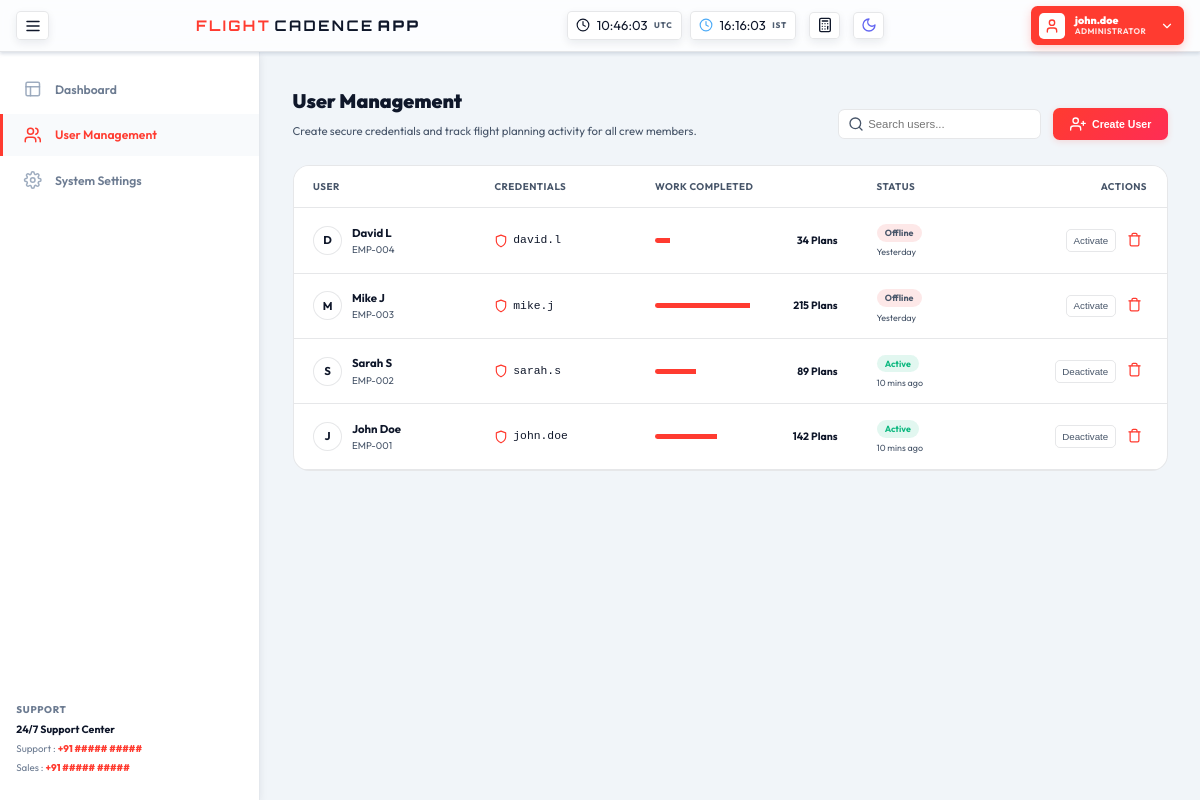
The app's page /users (signed in) with its own data.
### core/models.py (models this page shows, shortened)
class UserRecord(models.Model):
    username = models.CharField(max_length=255, unique=True, db_index=True)
    email = models.CharField(max_length=255, unique=True, db_index=True)
    hashed_password = models.CharField(max_length=255)
    is_active = models.BooleanField(default=True)
    is_superuser = models.BooleanField(default=False)
    created_at = models.DateTimeField(default=timezone.now)
    class Meta:
        db_table = "users"
        ordering = ["id"]

### core/views.py (the view, shortened to what this page needs)
# urls.py: path("users", views.users_management, name="users_management"),
def users_management(request):
    redirect_resp = _require_auth_redirect(request)
    if redirect_resp:
        return redirect_resp
    if request.session.get("auth_role") != "admin":
        messages.error(request, "Admin access required.")
        return redirect("/dashboard")
    users_qs = UserRecord.objects.all().order_by("-id")
    plans_map = {1: 142, 2: 89, 3: 215, 4: 34}
    user_list = []
    for u in users_qs:
        parts = u.username.replace(".", " ").replace("_", " ").split()
        display_name = " ".join([p.capitalize() for p in parts]) or u.username
        plans_count = plans_map.get(u.id, (u.id * 37) % 220 + 20)
        status_text = "Active" if u.is_active else "Offline"
        user_list.append({
            "id": f"EMP-{str(u.id).zfill(3)}",
            "raw_id": u.id,
            "name": display_name,
            "username": u.username,
            "email": u.email,
            "status": status_text,
            "is_active": u.is_active,
            "is_superuser": u.is_superuser,
            "plans_filed": plans_count,
            "last_active": "10 mins ago" if u.is_active else "Yesterday",
        })
    return render(request, "app/users_management.html", {
        **_dashboard_context(request),
        "users": user_list,
    })

### templates/app/users_management.html (shortened to what this page needs)
{% extends "app_base.html" %}
{% block content %}
<div class="fade-in">
    <div style="margin-bottom: 1.875rem; display: flex; justify-content: space-between; align-items: flex-end; flex-wrap: wrap; gap: 1rem;">
        <div>
            <h2 style="font-size: 1.5rem; font-weight: 900; color: var(--text-main); margin-bottom: 0.5rem;">
                User Management
            </h2>
            <p style="color: var(--text-muted); margin: 0; font-size: 0.875rem;">
                Create secure credentials and track flight planning activity for all crew members.
            </p>
        </div>
        <div style="display: flex; gap: 0.9375rem; align-items: center; flex-wrap: wrap;">
            <div style="position: relative;">
                <input
                    type="text"
                    id="userSearchInput"
                    placeholder="Search users..."
                    style="padding: 0.625rem 0.625rem 0.625rem 2.25rem; border-radius: 0.5rem; border: var(--glass-border); background-color: var(--glass-bg); color: var(--text-main); font-size: 0.875rem; outline: none; width: 15.625rem;"
                />
            </div>
            <button
                type="button"
                id="btnOpenAddUser"
                class="btn-primary"
                style="padding: 0.625rem 1.25rem; font-size: 0.8125rem; display: flex; align-items: center; gap: 0.5rem; border-radius: 0.5rem; cursor: pointer; border: none; font-weight: 700;"
            >
                <span>Create User</span>
            </button>
        </div>
    </div>
    <div class="premium-card" style="overflow: hidden; padding: 0;">
        <div style="overflow-x: auto; -webkit-overflow-scrolling: touch;">
            <table id="usersTable" style="width: 100%; min-width: 48rem; border-collapse: collapse; text-align: left;">
                <thead style="background-color: var(--glass-bg); border-bottom: var(--glass-border);">
                    <tr>
                        <th style="padding: 1rem 1.5rem; font-size: 0.75rem; color: var(--text-muted); font-weight: bold; letter-spacing: 0.05em;">USER</th>
                        <th style="padding: 1rem 1.5rem; font-size: 0.75rem; color: var(--text-muted); font-weight: bold; letter-spacing: 0.05em;">CREDENTIALS</th>
                        <th style="padding: 1rem 1.5rem; font-size: 0.75rem; color: var(--text-muted); font-weight: bold; letter-spacing: 0.05em;">WORK COMPLETED</th>
                        <th style="padding: 1rem 1.5rem; font-size: 0.75rem; color: var(--text-muted); font-weight: bold; letter-spacing: 0.05em;">STATUS</th>
                        <th style="padding: 1rem 1.5rem; font-size: 0.75rem; color: var(--text-muted); font-weight: bold; letter-spacing: 0.05em; text-align: right;">ACTIONS</th>
                    </tr>
                </thead>
                <tbody id="usersTbody">
                    {% for emp in users %}
                    <tr class="user-row" data-name="{{ emp.name|lower }}" data-username="{{ emp.username|lower }}" style="border-bottom: var(--glass-border); transition: background-color 0.2s;">
                        <td style="padding: 1rem 1.5rem;">
                            <div style="display: flex; align-items: center; gap: 0.75rem;">
                                <div style="width: 2.25rem; height: 2.25rem; border-radius: 50%; background-color: var(--glass-bg); display: flex; align-items: center; justify-content: center; color: var(--text-main); font-size: 0.875rem; font-weight: bold; border: var(--glass-border);">
                                    {{ emp.name|slice:":1"|upper }}
                                </div>
                                <div>
                                    <p style="margin: 0; font-weight: bold; font-size: 0.875rem; color: var(--text-main);">{{ emp.name }}</p>
                                    <p style="margin: 0; font-size: 0.75rem; color: var(--text-muted);">{{ emp.id }}</p>
                                </div>
                            </div>
                        </td>
                        <td style="padding: 1rem 1.5rem;">
                            <div style="display: flex; align-items: center; gap: 0.375rem;">
                                <svg width="14" height="14" viewBox="0 0 24 24" fill="none" stroke="var(--primary-red)" stroke-width="2" stroke-linecap="round" stroke-linejoin="round">
                                    <path d="M12 22s8-4 8-10V5l-8-3-8 3v7c0 6 8 10 8 10z"></path>
                                </svg>
                                <span style="font-size: 0.875rem; color: var(--text-main); font-family: monospace;">{{ emp.username }}</span>
                            </div>
                        </td>
                        <td style="padding: 1rem 1.5rem;">
                            <div style="display: flex; align-items: center; gap: 0.5rem;">
                                <div style="flex: 1; height: 0.375rem; background-color: var(--glass-bg); border-radius: 0.1875rem; overflow: hidden; min-width: 5rem;">
                                    <div style="width: {% widthratio emp.plans_filed 300 100 %}%; max-width: 100%; height: 100%; background-color: var(--primary-red);"></div>
                                </div>
                                <span style="font-size: 0.8125rem; font-weight: bold; color: var(--text-main);">{{ emp.plans_filed }} Plans</span>
                            </div>
                        </td>
                        <td style="padding: 1rem 1.5rem;">
                            <span style="padding: 0.25rem 0.625rem; border-radius: 1.25rem; font-size: 0.6875rem; font-weight: bold; background-color: {% if emp.is_active %}rgba(16, 185, 129, 0.12){% else %}rgba(239, 68, 68, 0.12){% endif %}; color: {% if emp.is_active %}#10B981{% else %}var(--text-muted){% endif %};">
                                {{ emp.status }}
                            </span>
                            <p style="margin: 0.25rem 0 0; font-size: 0.6875rem; color: var(--text-muted);">{{ emp.last_active }}</p>
                        </td>
                        <td style="padding: 1rem 1.5rem; text-align: right;">
                            <div style="display: inline-flex; align-items: center; gap: 0.5rem;">
                                <form method="POST" action="{% url 'users_management' %}" style="display: inline;" onsubmit="return confirm('Toggle status for {{ emp.username }}?');">
                                    <button type="submit" title="Toggle active status" style="background: none; border: var(--glass-border); border-radius: 0.375rem; padding: 0.375rem 0.5rem; color: var(--text-muted); cursor: pointer; font-size: 0.75rem; transition: all 0.2s;">
                                        {% if emp.is_active %}Deactivate{% else %}Activate{% endif %}
                                    </button>
                                </form>
                                <form method="POST" action="{% url 'users_management' %}" style="display: inline;" onsubmit="return confirm('Are you sure you want to delete user {{ emp.username }}?');">
                                    <button type="submit" title="Delete user" style="background: none; border: none; color: var(--primary-red); cursor: pointer; padding: 0.375rem; border-radius: 0.375rem;">
                                        <svg width="15" height="15" viewBox="0 0 24 24" fill="none" stroke="currentColor" stroke-width="2" stroke-linecap="round" stroke-linejoin="round">
                                            <polyline points="3 6 5 6 21 6"></polyline>
                                            <path d="M19 6v14a2 2 0 0 1-2 2H7a2 2 0 0 1-2-2V6m3 0V4a2 2 0 0 1 2-2h4a2 2 0 0 1 2 2v2"></path>
                                        </svg>
                                    </button>
                                </form>
                            </div>
                        </td>
                    </tr>
                    {% empty %}
                    <tr>
                        <td colspan="5" style="padding: 2.5rem; text-align: center; color: var(--text-muted);">
                            No users registered yet. Click "Create User" to add one.
                        </td>
                    </tr>
                    {% endfor %}
                </tbody>
            </table>
        </div>
    </div>
</div>
{% endblock %}

### templates/app_base.html (shortened to what this page needs)
{% extends "base.html" %}
{% block body_attrs %}class="app-shell"{% endblock %}
{% block navbar %}
<header class="app-header" id="appHeader">
    <div class="header-inner">
        <button class="icon-btn toggle-sidebar" id="toggleSidebar" title="Toggle Sidebar" aria-label="Toggle Sidebar">
            <svg class="icon icon-menu" width="18" height="18" viewBox="0 0 24 24" fill="none" stroke="currentColor" stroke-width="2" stroke-linecap="round" stroke-linejoin="round"><line x1="4" x2="20" y1="12" y2="12"></line><line x1="4" x2="20" y1="6" y2="6"></line><line x1="4" x2="20" y1="18" y2="18"></line></svg>
        </button>
        <div class="app-logo" onclick="location.href='{% if auth_role == 'admin' %}{% url 'dashboard' %}{% else %}{% url 'online_fpl' %}{% endif %}'" style="cursor:pointer">
            <span style="color:var(--primary-red)">FLIGHT</span> CADENCE <span style="font-weight:900">APP</span>
        </div>
        <div class="header-center">
            <div class="clocks header-clocks">
                <div class="clock">
                    <svg class="icon icon-clock" width="14" height="14" viewBox="0 0 24 24" fill="none" stroke="currentColor" stroke-width="2" stroke-linecap="round" stroke-linejoin="round"><circle cx="12" cy="12" r="10"></circle><polyline points="12 6 12 12 16 14"></polyline></svg>
                    <span id="utcTime">00:00:00</span>
                    <span class="label">UTC</span>
                </div>
                <div class="clock">
                    <svg class="icon icon-clock" width="14" height="14" viewBox="0 0 24 24" fill="none" stroke="#4dabf7" stroke-width="2" stroke-linecap="round" stroke-linejoin="round"><circle cx="12" cy="12" r="10"></circle><polyline points="12 6 12 12 16 14"></polyline></svg>
                    <span id="istTime">00:00:00</span>
                    <span class="label">IST</span>
                </div>
            </div>
            <button class="icon-btn time-converter" id="timeConverterBtn" title="Time Converter" aria-label="Time Converter">
            </button>
            <button class="icon-btn theme-toggle" id="themeBtnApp" title="Toggle Dark/Light Theme" aria-label="Toggle Theme">
                <svg class="icon-moon" width="16" height="16" viewBox="0 0 24 24" fill="none" stroke="currentColor" stroke-width="2" stroke-linecap="round" stroke-linejoin="round"><path d="M12 3a6 6 0 0 0 9 9 9 9 0 1 1-9-9Z"/></svg>
            </button>
        </div>
        <div class="user-menu" id="userMenu">
            <div class="user-trigger" id="userTrigger" title="User Menu" tabindex="0">
                <div class="user-avatar"><svg class="icon icon-user" width="16" height="16" viewBox="0 0 24 24" fill="none" stroke="currentColor" stroke-width="2" stroke-linecap="round" stroke-linejoin="round"><path d="M19 21v-2a4 4 0 0 0-4-4H9a4 4 0 0 0-4 4v2"></path><circle cx="12" cy="7" r="4"></circle></svg></div>
                <div class="user-info">
                    <div class="user-name">{{ auth_user }}</div>
                    <div class="user-role">{% if auth_role == 'admin' %}Administrator{% else %}Captain / Commander{% endif %}</div>
                </div>
                <svg class="icon icon-chevron-down" width="14" height="14" viewBox="0 0 24 24" fill="none" stroke="currentColor" stroke-width="2" stroke-linecap="round" stroke-linejoin="round"><path d="m6 9 6 6 6-6"></path></svg>
            </div>
        </div>
    </div>
</header>
{% endblock %}
{% block page_wrapper %}
<div class="app-body">
    <aside class="app-sidebar" id="appSidebar">
        <div class="sidebar-inner">
            <nav class="sidebar-nav">
                {% if auth_role == 'admin' %}
                {% url 'dashboard' as dash_url %}
                {% url 'users_management' as users_url %}
                {% url 'system_settings' as settings_url %}
                <a href="{{ dash_url }}" class="nav-link{% if request.resolver_match.url_name == 'dashboard' %} active{% endif %}">
                    <svg class="icon nav-icon" width="18" height="18" viewBox="0 0 24 24" fill="none" stroke="currentColor" stroke-width="2" stroke-linecap="round" stroke-linejoin="round"><rect width="18" height="18" x="3" y="3" rx="2" ry="2"></rect><path d="M3 9h18"></path><path d="M9 21V9"></path></svg>
                    Dashboard
                </a>
                <a href="{{ users_url }}" class="nav-link{% if request.resolver_match.url_name == 'users_management' %} active{% endif %}">
                    User Management
                </a>
                <a href="{{ settings_url }}" class="nav-link{% if request.resolver_match.url_name == 'system_settings' %} active{% endif %}">
                    System Settings
                </a>
                {% endif %}
                <div class="nav-spacer"></div>
                <div class="sidebar-support">
                    <p class="support-label">SUPPORT</p>
                    <p class="support-title">24/7 Support Center</p>
                    <p class="support-line">Support : <span style="color:var(--primary-red);font-weight:800">+91 ##### #####</span></p>
                    <p class="support-line">Sales : <span style="color:var(--primary-red);font-weight:800">+91 ##### #####</span></p>
                </div>
            </nav>
        </div>
    </aside>
    <main class="app-main">
        {% block content %}{% endblock %}
    </main>
</div>
{% endblock %}

### templates/base.html (shortened to what this page needs)
<!DOCTYPE html>
<html lang="en" data-theme="dark">
<head>
    {% load static ui %}
    <link rel="stylesheet" href="{% static 'css/app.css' %}">
</head>
<body {% block body_attrs %}{% endblock %}>
    {% block navbar %}{% endblock %}
    {% block page_wrapper %}{% endblock %}
</body>
</html>

### records on screen
UserRecord: username "john.doe", username "john.doe"
UserRecord: username "david.l"
UserRecord: username "mike.j"
UserRecord: username "sarah.s"

### other values on screen
{{ emp.name|slice:":1"|upper }} "D" "M" "S" "J"
{{ emp.name }} "David L" "Mike J" "Sarah S" "John Doe"
{{ emp.id }} "EMP-004" "EMP-003" "EMP-002" "EMP-001"
{{ emp.plans_filed }} "34" "215" "89" "142"
{{ emp.status }} "Offline" "Offline" "Active" "Active"
{{ emp.last_active }} "Yesterday" "Yesterday" "10 mins ago" "10 mins ago"
